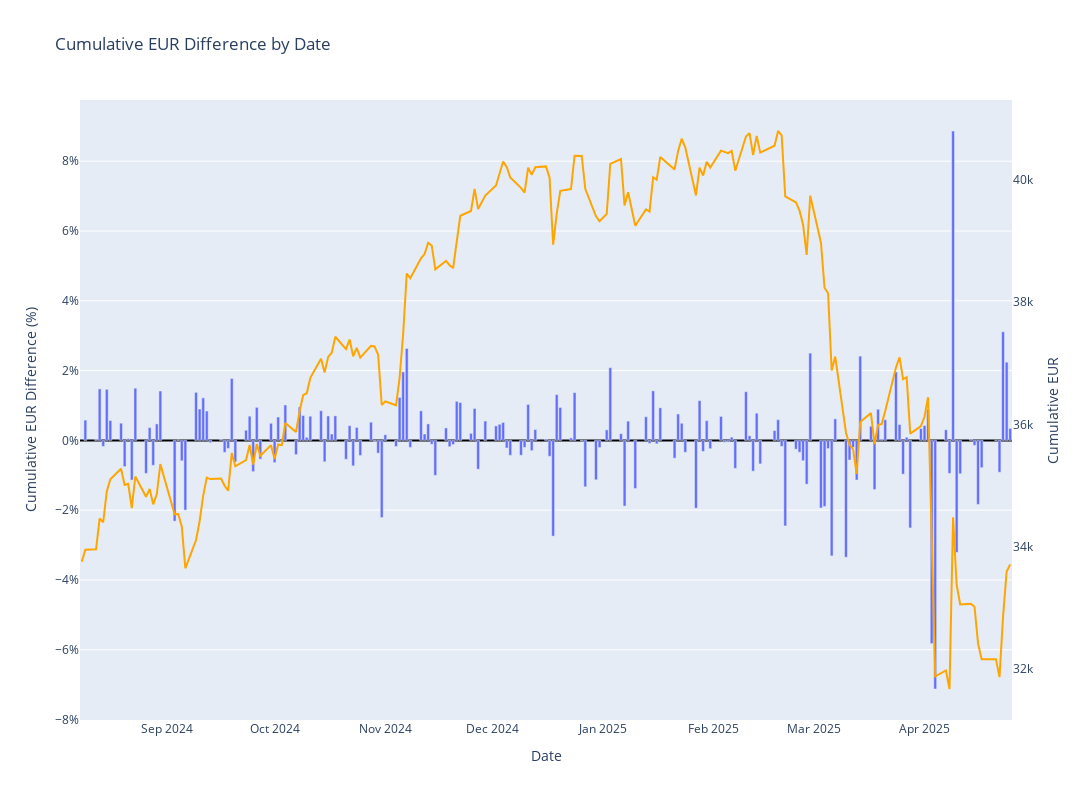

Notebook code cell kept with this figure:
### Code cell
# Create a bar chart for cumulative_eur_diff
fig = px.bar(
    all_data_filtered,
    x=all_data_filtered.index,
    y='cumulative_eur_diff',
    title='Cumulative EUR Difference by Date',
    labels={'cumulative_eur_diff': 'Cumulative EUR Difference', 'index': 'Date'},
)

# Customize the layout
fig.update_layout(
    xaxis_title="Date",
    yaxis_title="Cumulative EUR Difference (%)",
    yaxis_tickformat="0.00%",  # Format y-axis as percentage
    height=800,
    width=1500,
    yaxis_zeroline=True,
    yaxis_zerolinecolor="black",
    yaxis_zerolinewidth=2,
)

# Add a line for cumulative_eur on the second y-axis
fig.add_trace(
    px.line(
        all_data_filtered,
        x=all_data_filtered.index,
        y='cumulative_eur',
    ).data[0].update(yaxis='y2',line=dict(color='orange'))  # Corrected the update method and closed the parentheses
)

# Update the layout to include a second y-axis
fig.update_layout(
    yaxis2=dict(
        title="Cumulative EUR",
        overlaying="y",
        side="right",
        showgrid=False,
        matches=None,
    )
)

fig.show()

### Figure 1 — Plotly figure (JSON) as saved in the notebook; plotly's stock layout.template omitted (floating-point values rounded to 4 significant figures; data arrays with more than 128 entries replaced by an {"elided": "..."} marker saying what was removed)
{"data": [{"hovertemplate": "Date=%{x}<br>Cumulative EUR Difference=%{y}<extra></extra>", "legendgroup": "", "marker": {"color": "#636efa", "pattern": {"shape": ""}}, "name": "", "orientation": "v", "showlegend": false, "textposition": "auto", "type": "bar", "x": {"elided": "179 str values"}, "xaxis": "x", "y": {"elided": "179 float values"}, "yaxis": "y"}, {"hovertemplate": "Date=%{x}<br>cumulative_eur=%{y}<extra></extra>", "legendgroup": "", "line": {"color": "orange", "dash": "solid"}, "marker": {"symbol": "circle"}, "mode": "lines", "name": "", "orientation": "v", "showlegend": false, "type": "scatter", "x": {"elided": "179 str values"}, "xaxis": "x", "y": {"elided": "179 float values"}, "yaxis": "y2"}], "layout": {"barmode": "relative", "height": 800, "legend": {"tracegroupgap": 0}, "title": {"text": "Cumulative EUR Difference by Date"}, "width": 1500, "xaxis": {"anchor": "y", "domain": [0, 1], "title": {"text": "Date"}}, "yaxis": {"anchor": "x", "domain": [0, 1], "tickformat": "0.00%", "title": {"text": "Cumulative EUR Difference (%)"}, "zeroline": true, "zerolinecolor": "black", "zerolinewidth": 2}, "yaxis2": {"overlaying": "y", "showgrid": false, "side": "right", "title": {"text": "Cumulative EUR"}}}}
